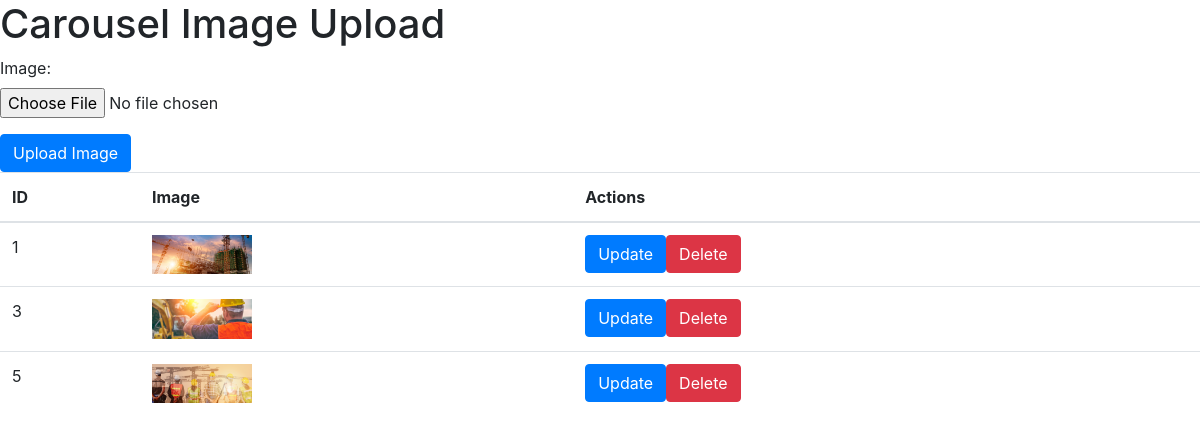
The app's page /admin/carousel.php with its own data.
### tables this page shows
CREATE TABLE `carousel` (
  `carouselid` int(11) NOT NULL,
  `carouselImage` varchar(255) DEFAULT NULL,
  `coursel` varchar(255) DEFAULT NULL
);

### admin/carousel.php (the view, shortened to what this page needs)
<!DOCTYPE html>
<html lang="en">
<head>
    <link rel="stylesheet" href="https://stackpath.bootstrapcdn.com/bootstrap/4.5.2/css/bootstrap.min.css">
</head>
<body>
<h1>Carousel Image Upload</h1>
<form method="post" action="<?php echo htmlspecialchars($_SERVER["PHP_SELF"]); ?>" enctype="multipart/form-data">
    <div class="form-group">
        <label for="carouselImage">Image:</label>
        <input type="file" class="form-control-file" id="carouselImage" name="carouselImage" required>
    </div>
    <button type="submit" class="btn btn-primary">Upload Image</button>
</form>
<?php
$servername = "localhost";
$username = "root";
$password = "";
$dbname = "srisuryo_srisuryodaya";
$conn = new mysqli($servername, $username, $password, $dbname);
$sql = "SELECT carouselid, carouselImage FROM carousel";
$result = $conn->query($sql);
if ($result->num_rows > 0) {
    echo '<table class="table">';
    echo '<thead>';
    echo '<tr>';
    echo '<th>ID</th>';
    echo '<th>Image</th>';
    echo '<th>Actions</th>';
    echo '</tr>';
    echo '</thead>';
    echo '<tbody>';
    while ($row = $result->fetch_assoc()) {
        echo '<tr>';
        echo '<td>' . $row["carouselid"] . '</td>';
        echo '<td><img src="' . $row["carouselImage"] . '" style="max-width:100px; max-height:100px;" /></td>';
        echo '<td>';
        echo '<a href="updatecarousel.php?carouselid=' . $row["carouselid"] . '" class="btn btn-primary">Update</a>';
        echo '<a href="deletecarouselimage.php?carouselid=' . $row["carouselid"] . '" class="btn btn-danger">Delete</a>';
        echo '</td>';
        echo '</tr>';
    }
    echo '</tbody>';
    echo '</table>';
} else {
    echo "0 results";
}
?>
</body>
</html>

### records on screen
carousel: carouselid "1", carouselImage (picture)
carousel: carouselid "3", carouselImage (picture)
carousel: carouselid "5", carouselImage (picture)
